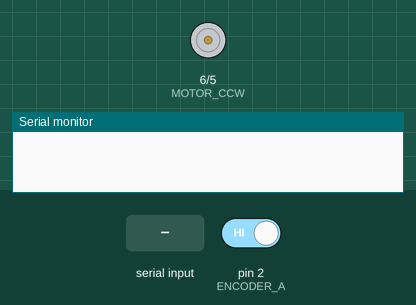
This sketch was run on a simulated Arduino Uno, built with avr-gcc and run on an emulated ATmega328P. On the bench: motor-driver pin pairs drawn as motors (green arrow = first pin HIGH = forward, orange = second pin HIGH = backward, longer = more drive), the last lines printed to the serial monitor. The inputs (shaded band) are chosen by the test bench; at power-on: pin 2 (ENCODER_A) HIGH.

Above: at 1.2 s.
1.3 s: "90,45\n" received over Serial
At 1.7 s:
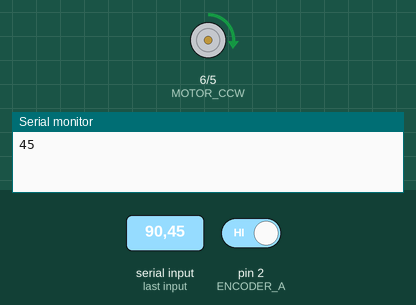
2.8 s: "30,150\n" received over Serial
At 4.0 s:
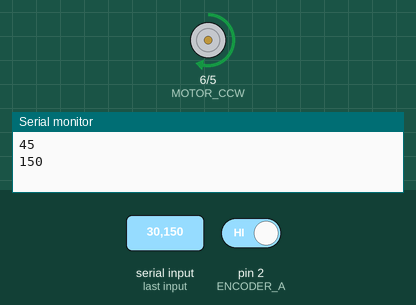
4.3 s: "200\n" received over Serial
At 5.2 s:
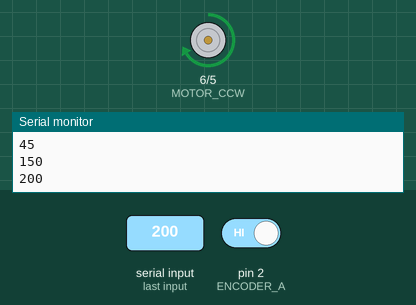
5.8 s: "90\n" received over Serial
At 6.3 s:
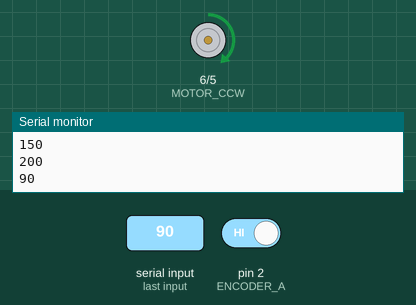
Timing chart, 0 to 8.3 s (numbered marks = the images above; inputs shaded):
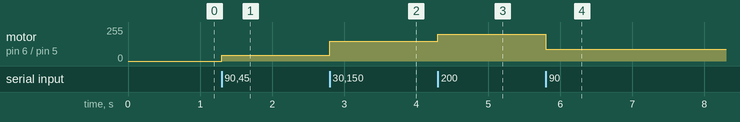

Measured:
- after the input at 1.3 s, motor on pin 6 (MOTOR_CCW) / pin 5 (MOTOR_CW): stopped → forward 45/255 at once
- after the input at 2.8 s, motor on pin 6 (MOTOR_CCW) / pin 5 (MOTOR_CW): forward 45/255 → forward 150/255 at once
- after the input at 4.3 s, motor on pin 6 (MOTOR_CCW) / pin 5 (MOTOR_CW): forward 150/255 → forward 200/255 at once
- after the input at 5.8 s, motor on pin 6 (MOTOR_CCW) / pin 5 (MOTOR_CW): forward 200/255 → forward 90/255 at once

The sketch:

pwm_input.ino
```cpp
#include <PIDController.h>
/* ENCODER_A and ENCODER_B pins are used to read the encoder
   data from the microcontroller, the data from the encoder
   comes very fast so these two pins have to be interrupt enabled
   pins
*/
#define ENCODER_A 2
#define ENCODER_B 3
/* the MOTOR_CW and MOTOR_CCW pins are used to drive the H-bridge
   the H-bridge then drives the motors, This two pins must have to
   be PWM enabled, otherwise the code will not work.
*/
#define MOTOR_CW 5
#define MOTOR_CCW 6
/*In this section we have defined the gain values for the
   proportional,integral, and derivative controller i have set
   the gain values with the help of trial and error methods.
*/
#define __Kp 200 // Proportional constant
#define __Ki 2 // Integral Constant
#define __Kd 2000 // Derivative Constant
volatile long int encoder_count = 0; // stores the current encoder count
int integerValue = 0; // stores the incoming serial value. Max value is 65535
char incomingByte; // parses and stores each individual character one by one
int motor_pwm_value = 255; // after PID computation data is stored in this variable.
PIDController pidcontroller;
void setup() {
  Serial.begin(115200); // Serial for Debugging
  pinMode(ENCODER_A, INPUT); // ENCODER_A as Input
  pinMode(ENCODER_B, INPUT); // ENCODER_B as Input
  pinMode(MOTOR_CW, OUTPUT); // MOTOR_CW as Output
  pinMode(MOTOR_CCW, OUTPUT); // MOTOR_CW as Output
  /* attach an interrupt to pin ENCODER_A of the Arduino, and when the
      pulse is in the RISING edge called the function encoder().
  */
  attachInterrupt(digitalPinToInterrupt(ENCODER_A), encoder, RISING);
  pidcontroller.begin(); // initialize the PID instance
  pidcontroller.tune(260, 2.7, 2000); // Tune the PID, arguments: kP, kI, kD
  pidcontroller.limit(-255, 255); // Limit the PID output between -255 to 255, this is important to get rid of integral windup!
}
void loop() {
  while (Serial.available() > 0) {
    integerValue = Serial.parseInt(); // stores the integerValue
    incomingByte = Serial.read(); // stores the /n character
    if (incomingByte == '\n') // if we receive a newline character we will continue in the loop
      Serial.println(integerValue);
      continue;
  }
  if (integerValue > 0) // if the motor_pwm_value is greater than zero we rotate the  motor in clockwise direction
    motor_ccw(integerValue);
  else // else we move it in a counter clockwise direction
    motor_cw(abs(integerValue));
//  Serial.println(encoder_count);// print the final encoder count.
}
void encoder() {
  if (digitalRead(ENCODER_B) == HIGH) // if ENCODER_B is high increase the count
    encoder_count++; // increment the count
  else // else decrease the count
    encoder_count--;  // decrement the count
}
void motor_cw(int power) {
  if (power > 0) {
    analogWrite(MOTOR_CW, power); //rotate the motor if the value is grater than 100
    digitalWrite(MOTOR_CCW, LOW); // make the other pin LOW
  }
  else {
    // both of the pins are set to low
    digitalWrite(MOTOR_CW, LOW);
    digitalWrite(MOTOR_CCW, LOW);
  }
}
void motor_ccw(int power) {
  if (power > 0) {
    analogWrite(MOTOR_CCW, power);
    digitalWrite(MOTOR_CW, LOW);
  }
  else {
    digitalWrite(MOTOR_CW, LOW);
    digitalWrite(MOTOR_CCW, LOW);
  }
}
```
